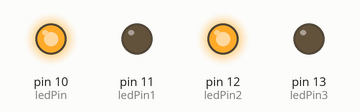
Bench run of a sketch on a simulated Arduino Uno, built with avr-gcc and run on an emulated ATmega328P. Parts: output pins drawn as LEDs (lit = HIGH).

Above: at 0.5 s.
At 3.5 s:
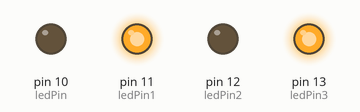
Timing chart, 0 to 4.6 s (numbered marks = the images above):
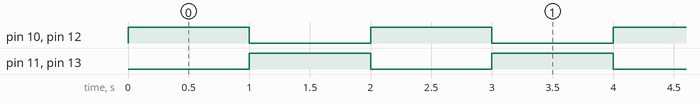

The sketch:

zad2Lab4.ino
```cpp
//#include <TimerOne.h>
//#include <MultiFuncShield.h>

int ledPin = 10;

int ledPin1 = 11;

int ledPin2 = 12;

int ledPin3 = 13;

void setup() {

 pinMode(ledPin, OUTPUT);

 pinMode(ledPin1, OUTPUT);

 pinMode(ledPin2, OUTPUT);

 pinMode(ledPin3, OUTPUT);

}

void loop() {

 digitalWrite(ledPin, HIGH);

 digitalWrite(ledPin1, LOW);

 digitalWrite(ledPin2, HIGH);

 digitalWrite(ledPin3, LOW);

 delay(1000);

 digitalWrite(ledPin, LOW);

 digitalWrite(ledPin1, HIGH);

 digitalWrite(ledPin2, LOW);

 digitalWrite(ledPin3, HIGH);

 delay(1000);

} 
```

Measured:
- by itself, pin 10 (ledPin), pin 11 (ledPin1), pin 12 (ledPin2), pin 13 (ledPin3): alternates HIGH for 1.0 s and LOW for 1.0 s
